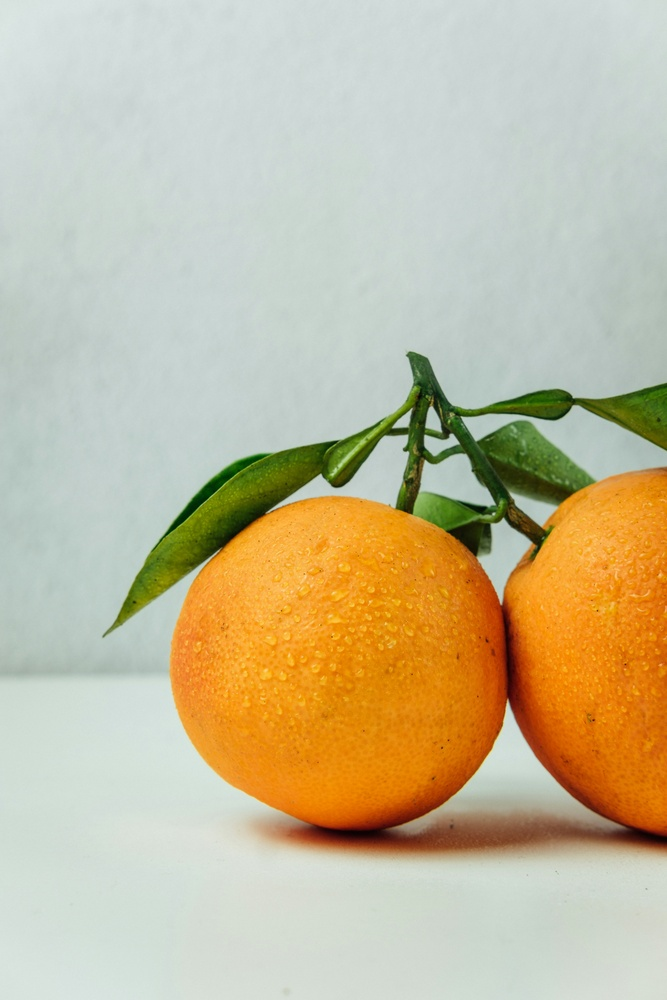
%> input picture image1.jpg, 667 x 1000 px, shrunk from 4000 x 6000 before the run
$ octave Task_4_img2bin.m   (GNU Octave 9; MATLAB toolbox functions it lacks are replaced by stand-ins)
%> lines starting %> are read from the running program, lines starting %| are printed output that depends on the picture; in (x1, y1, x2, y2) boxes, pixels count from 0 and x2, y2 are one past the last pixel; in counts of white or black regions, pixels touching at a corner belong together; the program's own positions count from 1
clc; clear; close all;

I = imread('image1.jpg');
%> I is the input picture: size 1000x667x3 uint8; mean R, G, B 197.6, 187.2, 156
threshold = 128;
grayImage = rgb2gray(I);
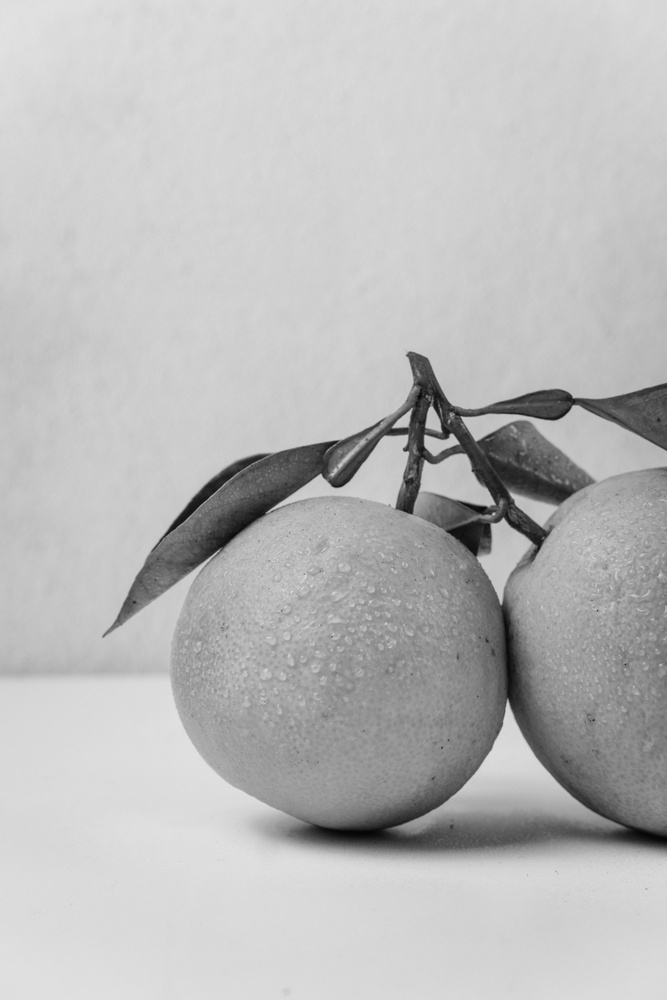
%> grayImage: size 1000x667 uint8; min 4, max 227, mean 186.7
binaryImage = grayImage > threshold;
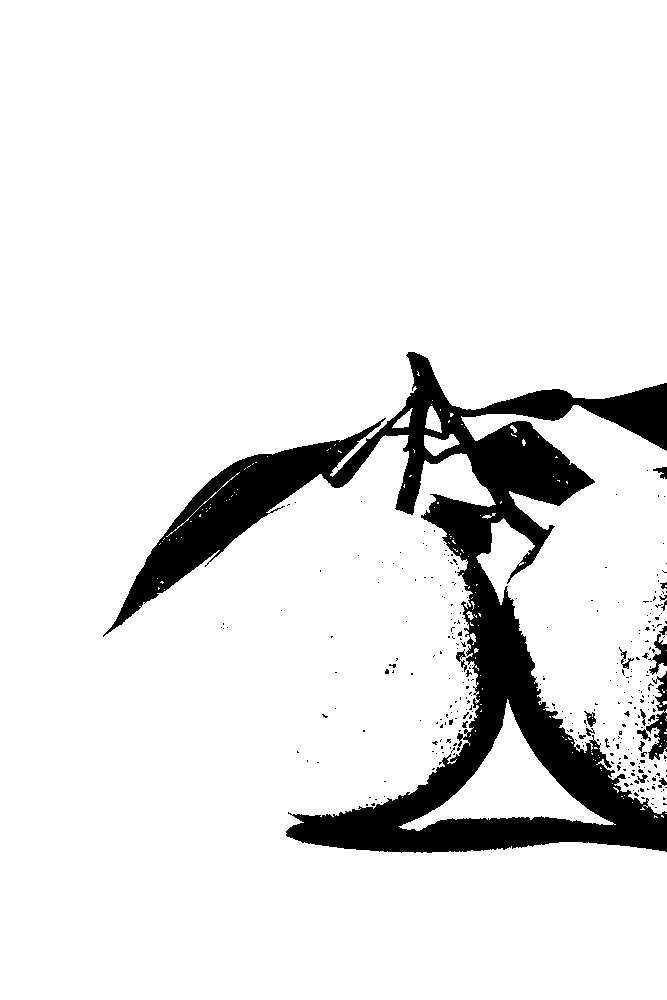
%> binaryImage: size 1000x667 logical; 90.1% white; 311 black regions (290 under 20 px), largest, box (x1, y1, x2, y2) and area: (103, 352, 667, 853) 62832, (637, 671, 667, 760) 862, (648, 634, 667, 675) 310

imshow(binaryImage), title('Binary Image');

% | Threshold | Use this grayImage             |
% | --------- | ------------------------------ |
% | `> 128`   | `grayImage = rgb2gray(I);`     |
% | `> 0.5`   | `grayImage = rgb2gray(I)/255;` |

% if rgb to gray need to be implemented manually check previous code

$ run again, with image2.jpg copied over image1.jpg
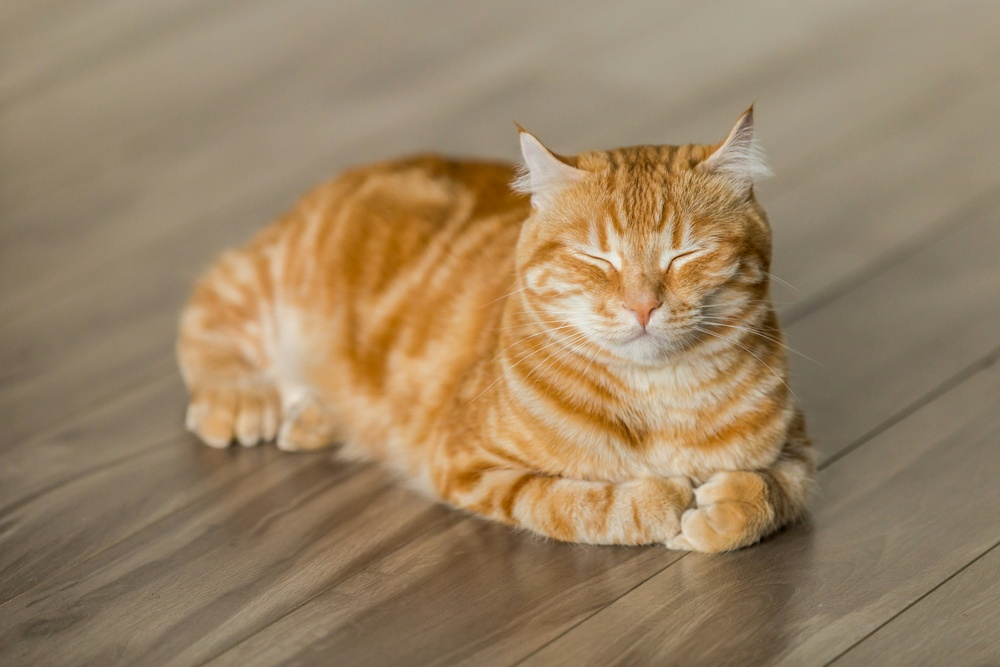
%> input picture image2.jpg, 1000 x 667 px, shrunk from 4990 x 3327 before the run
%> I is the input picture: size 667x1000x3 uint8; mean R, G, B 154.1, 130.9, 100.5
%> `grayImage = rgb2gray(I);`:
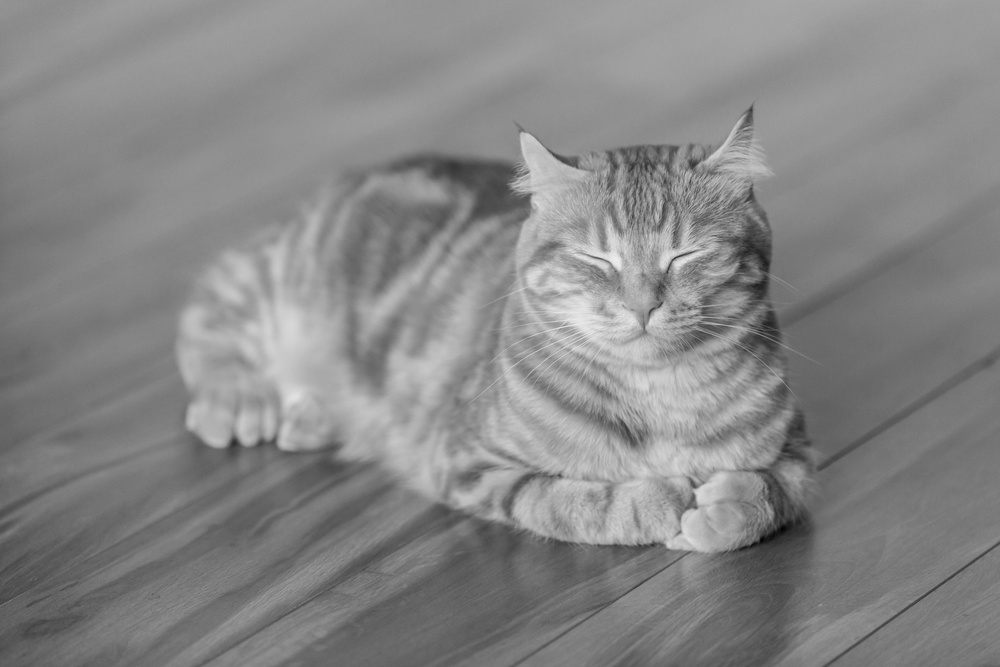
%> grayImage: size 667x1000 uint8; min 2, max 239, mean 134.4
%> `binaryImage = grayImage > threshold;`:
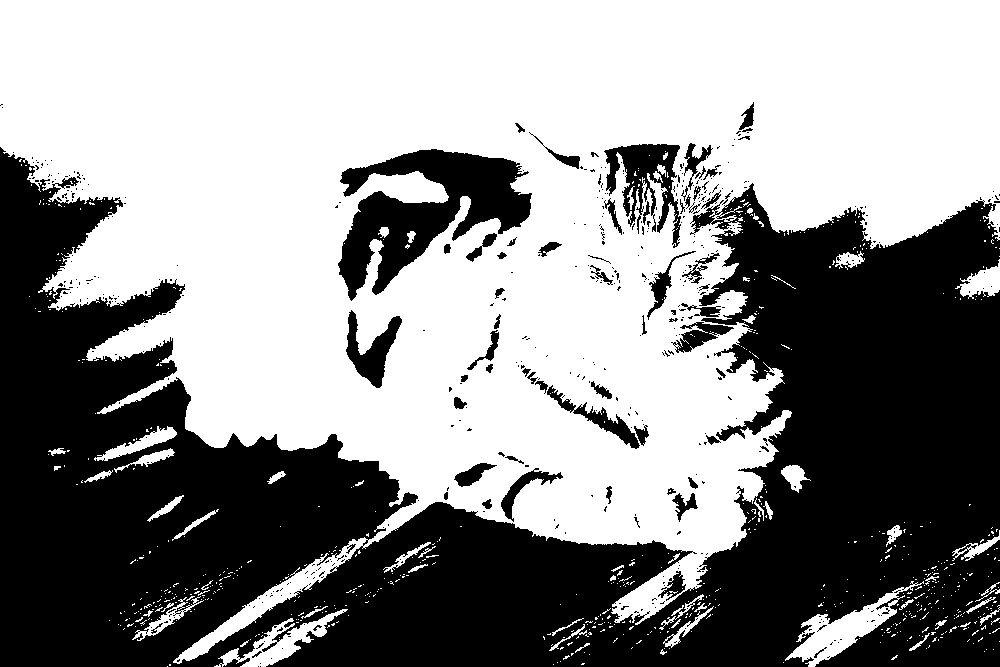
%> binaryImage: size 667x1000 logical; 56.7% white; 499 black regions (432 under 20 px), largest, box (x1, y1, x2, y2) and area: (0, 147, 1000, 667) 259706, (338, 149, 532, 301) 13644, (604, 144, 681, 248) 3414
